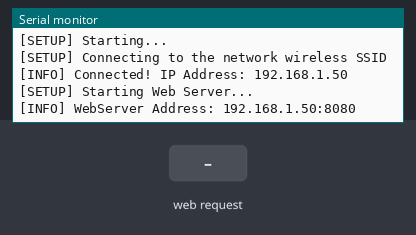
Simulated run of this sketch. Board: ESP8266 (NodeMCU). Parts: the last lines printed to the serial monitor. The test bench sets the inputs (shaded band). WiFi joins after 1.5 s; servers stay silent unless stated.

Above: at 2.7 s.
2.8 s: HTTP request GET /on received
At 3.5 s:
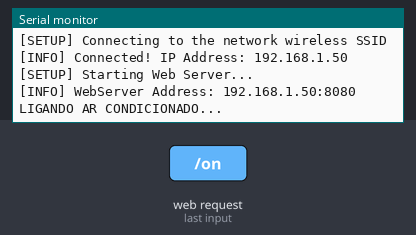
4.3 s: HTTP request GET /off received
At 4.6 s:
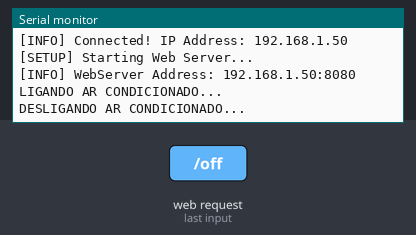

The sketch:

ESP_8266_IR.ino
```cpp
#include <Arduino.h>
#include <ESP8266WiFi.h>
#include <ESP8266WiFiMulti.h>

#include "webserver.h"

const uint16_t WEBSERVER_PORT = 8080;     // Web Server port
const uint64_t AC_COMMAND_ON = 0xB2BFD0;  // Turn on A/C command
const uint64_t AC_COMMAND_OFF = 0xB27BE0; // Turn off A/C command

ESP8266WiFiMulti WiFiMulti;

WebServer webServer(WEBSERVER_PORT, AC_COMMAND_ON, AC_COMMAND_OFF);

const char *ssid = "wireless SSID";         // Wireless network ssid
const char *password = "wireless password"; // Wireless password

void setup()
{
#if ESP8266
  Serial.begin(115200, SERIAL_8N1, SERIAL_TX_ONLY);
#else  // ESP8266
  Serial.begin(115200, SERIAL_8N1);
#endif // ESP8266

  WiFi.mode(WIFI_STA);
  WiFiMulti.addAP(ssid, password);

  Serial.printf("[SETUP] Starting...");

  Serial.printf("\n[SETUP] Connecting to the network %s", ssid);

  while (WiFiMulti.run() != WL_CONNECTED)
  {
    Serial.printf(".");
  }

  String ipString = WiFi.localIP().toString();
  Serial.printf("\n[INFO] Connected! IP Address: %s\n", ipString.c_str());

  Serial.printf("\n[SETUP] Starting Web Server...");

  webServer.begin();

  Serial.printf("\n[INFO] WebServer Address: %s:%d\n", ipString.c_str(), WEBSERVER_PORT);
}

void loop()
{
  webServer.handleClient();
}
```

index_html.h
```cpp
const char index_html[] PROGMEM = R"rawliteral(
<!DOCTYPE html>
<html lang="pt-BR">
  <head>
    <meta charset="UTF-8" />
    <meta name="viewport" content="width=device-width, initial-scale=1.0" />
    <title>IOT LAB</title>
    <link rel="icon" href="https://softexlabs.com.br/static/images/SOFTLABS.svg" type ="image/x-icon" />
    <style>
      * {
        margin: 0;
        padding: 0;
        box-sizing: border-box;
      }
      body {
        font-family: Poppins, sans-serif;
        background-color: #f9fafd;
      }
      header {
        width: 100%;
        display: flex;
        justify-content: center;
        align-items: center;
      }
      img {
        width: 10rem;
        height: auto;
      }
      h1 {
        font-size: 2.5rem;
      }
      ul {
        width: 20%;
        list-style-type: none;
        display: flex;
        flex-direction: column;
        gap: 1rem;
      }
      button {
        width: 100%;
        height: 100%;
        padding: 1rem;
        background-color: #0170b9;
        color: #ffffff;
        font-size: 1rem;
        cursor: pointer;
        border-radius: 10px;
        border: none;
      }
      button:hover {
          opacity: 0.8;
      }
      .buttonOff{
        background-color: #3a3a3a;
      }
      main {
        width: 100%;
        min-height: 75vh;
        display: flex;
        justify-content: center;
        align-items: center;
      }
      footer {
        width: 100%;
        display: flex;
        flex-direction: column;
        justify-content: center;
        align-items: center;
        gap: 1rem;
      }
      .footer-img {
        width: 10rem;
        padding: 0 2rem;
      }
      span {
        font-size: .8rem;
      }
      @media (max-width: 768px) {
        ul {
          width: 80%;
        }
        header {
          flex-direction: column;
          justify-content: center;
          align-items: center;
        }
        h1 {
          font-size: 1rem;
          margin-top: 1rem;
        }
        .footer-img {
          width: 6rem;
        }
        span {
          font-size: .3rem;
        }
      }
    </style>
    <script>
        function powerOn() {
            fetch('/on').then(response => {
                if (response.ok) {
                    console.log("Enviado comando para ligar o ar");
                }else{
                    console.log("Comando falhou, tente novamente!");
                }
            });
        }
        function powerOff() {
            fetch('/off').then(response => {
                if (response.ok) {
                    console.log("Enviado comando para desligar o ar");
                }else{
                    console.log("Comando falhou, tente novamente!");
                }
            });
        }
    </script>
  </head>
  <body>
    <header>
      <img src="https://softexlabs.com.br/static/images/SOFTLABS.svg" alt="Logo SOFTEX Labs" />
      <h1>IOT LAB</h1>
    </header>
    <main>
      <ul>
        <li><button onclick="powerOn()">LIGAR</button></li>
        <li><button onclick="powerOff()" class="buttonOff">DESLIGAR</button></li>
      </ul>
    </main>
    <footer>
      <div>
        <img class="footer-img" src="https://softexlabs.com.br/static/images/softexPE.svg" alt="Logo SOFTEX" />
      </div>
      <span>&copy; 2024 IOT LAB. Todos os direitos reservados.</span>
    </footer>
  </body>
</html>
)rawliteral";
```

webserver.cpp
```cpp
#include "webserver.h"

const uint16_t kIrLed = 4; // ESP8266 GPIO pin to use. Recommended: 4 (D2).

IRsend irsend(kIrLed); // Set the GPIO to be used to sending the message.

WebServer::WebServer(const int port, const uint64_t acCommandOn, const uint64_t acCommandOff)
    : server(port), powerOn(acCommandOn), powerOff(acCommandOff)
{
  irsend.begin();
}

void WebServer::begin()
{
  server.on("/", HTTP_GET, std::bind(&WebServer::handleRoot, this));
  server.on("/on", HTTP_GET, std::bind(&WebServer::handleOn, this));
  server.on("/off", HTTP_GET, std::bind(&WebServer::handleOff, this));
  server.onNotFound(std::bind(&WebServer::handleRoot, this));
  server.begin();
}

void WebServer::handleClient()
{
  server.handleClient();
}

void WebServer::handleRoot()
{
  server.send(200, "text/html", index_html);
}

void WebServer::handleOn()
{
  Serial.println("LIGANDO AR CONDICIONADO...");
  irsend.sendCOOLIX(powerOn);
  server.send(200, "text/html", index_html);
}

void WebServer::handleOff()
{
  Serial.println("DESLIGANDO AR CONDICIONADO...");
  irsend.sendCOOLIX(powerOff);
  server.send(200, "text/html", index_html);
}
```

webserver.h
```cpp
#ifndef WEBSERVER_H
#define WEBSERVER_H

#include <ESP8266WebServer.h>
#include <IRremoteESP8266.h>
#include <IRsend.h>
#include "index_html.h"

class WebServer
{
public:
    WebServer(const int port, const uint64_t acCommandOn, const uint64_t acCommandOff);
    void begin();
    void handleClient();

private:
    ESP8266WebServer server;
    void handleRoot();
    void handleOn();
    void handleOff();
    uint64_t powerOn;
    uint64_t powerOff;
};

#endif
```

Measured:
- after the input at 2.8 s, the serial monitor: prints a new line at once (image 1)
- after the input at 4.3 s, the serial monitor: prints a new line at once (image 2)
